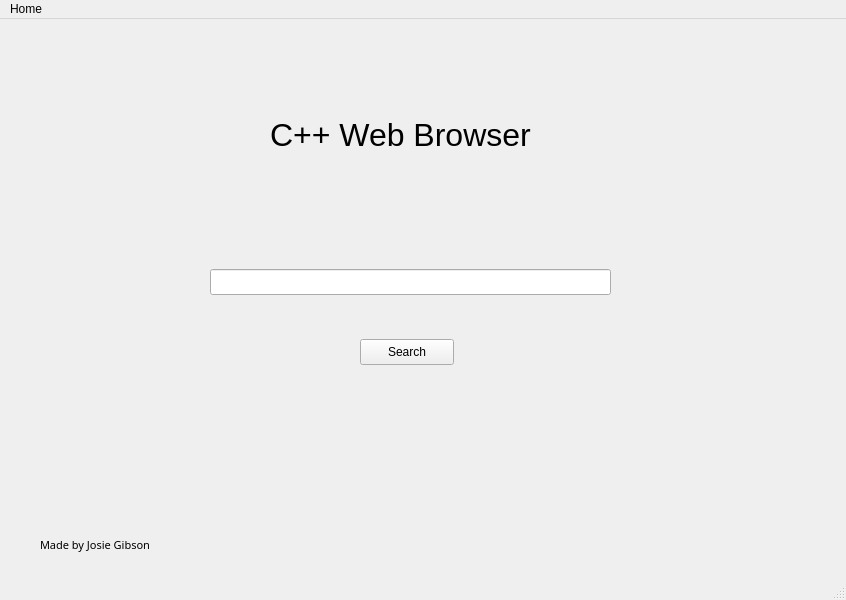
<?xml version="1.0" encoding="UTF-8"?>
<ui version="4.0">
 <class>Browser</class>
 <widget class="QMainWindow" name="Browser">
  <property name="geometry">
   <rect>
    <x>0</x>
    <y>0</y>
    <width>846</width>
    <height>600</height>
   </rect>
  </property>
  <property name="windowTitle">
   <string>Browser</string>
  </property>
  <widget class="QWidget" name="centralwidget">
   <widget class="QPushButton" name="pushButton">
    <property name="geometry">
     <rect>
      <x>360</x>
      <y>320</y>
      <width>94</width>
      <height>26</height>
     </rect>
    </property>
    <property name="text">
     <string>Search</string>
    </property>
   </widget>
   <widget class="QLabel" name="label">
    <property name="geometry">
     <rect>
      <x>270</x>
      <y>70</y>
      <width>291</width>
      <height>91</height>
     </rect>
    </property>
    <property name="font">
     <font>
      <pointsize>24</pointsize>
     </font>
    </property>
    <property name="text">
     <string>C++ Web Browser</string>
    </property>
    <property name="scaledContents">
     <bool>false</bool>
    </property>
   </widget>
   <widget class="QLabel" name="label_2">
    <property name="geometry">
     <rect>
      <x>40</x>
      <y>510</y>
      <width>131</width>
      <height>31</height>
     </rect>
    </property>
    <property name="font">
     <font>
      <family>Ubuntu Sans Mono</family>
      <pointsize>8</pointsize>
      <italic>false</italic>
     </font>
    </property>
    <property name="text">
     <string>Made by Josie Gibson</string>
    </property>
   </widget>
   <widget class="QLineEdit" name="lineEdit">
    <property name="geometry">
     <rect>
      <x>210</x>
      <y>250</y>
      <width>401</width>
      <height>26</height>
     </rect>
    </property>
    <property name="alignment">
     <set>Qt::AlignmentFlag::AlignBottom|Qt::AlignmentFlag::AlignHCenter</set>
    </property>
   </widget>
  </widget>
  <widget class="QMenuBar" name="menubar">
   <property name="geometry">
    <rect>
     <x>0</x>
     <y>0</y>
     <width>846</width>
     <height>23</height>
    </rect>
   </property>
   <widget class="QMenu" name="menuWeb_Browser">
    <property name="title">
     <string>Home</string>
    </property>
   </widget>
   <addaction name="menuWeb_Browser"/>
  </widget>
  <widget class="QStatusBar" name="statusbar"/>
 </widget>
 <resources/>
 <connections/>
</ui>
